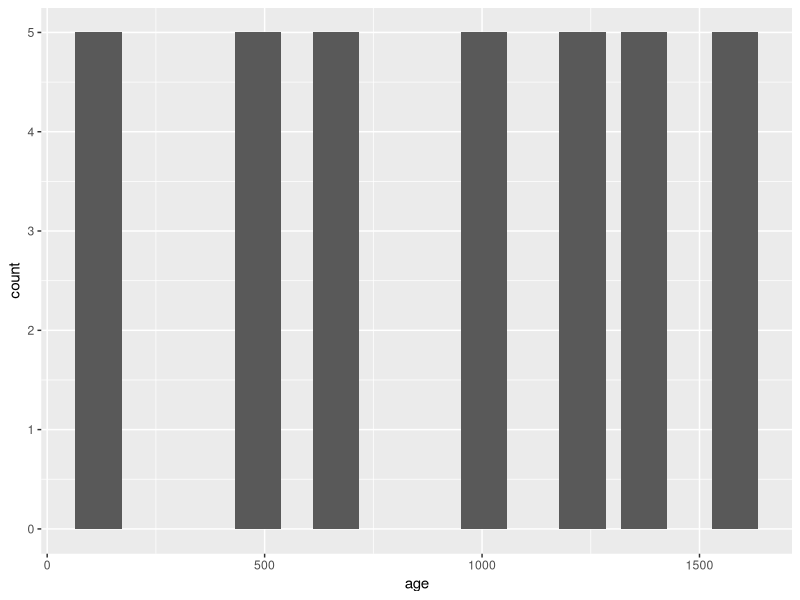
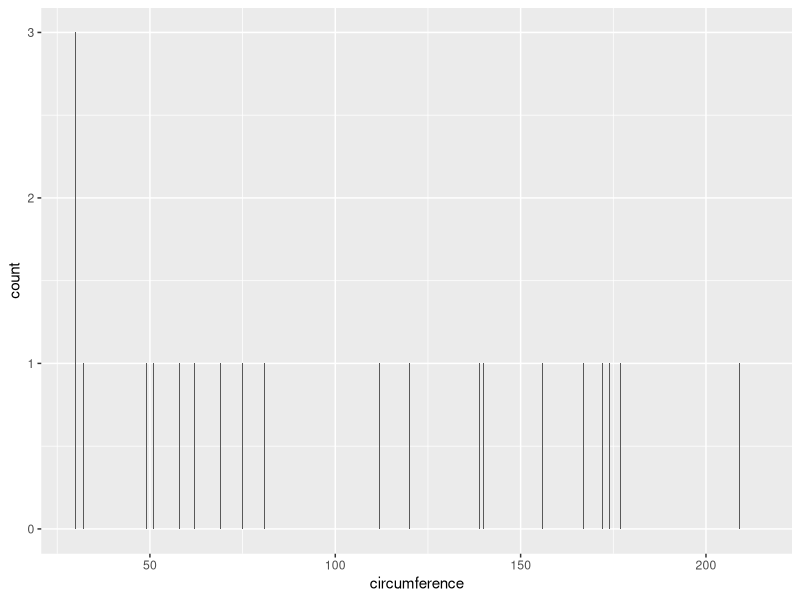
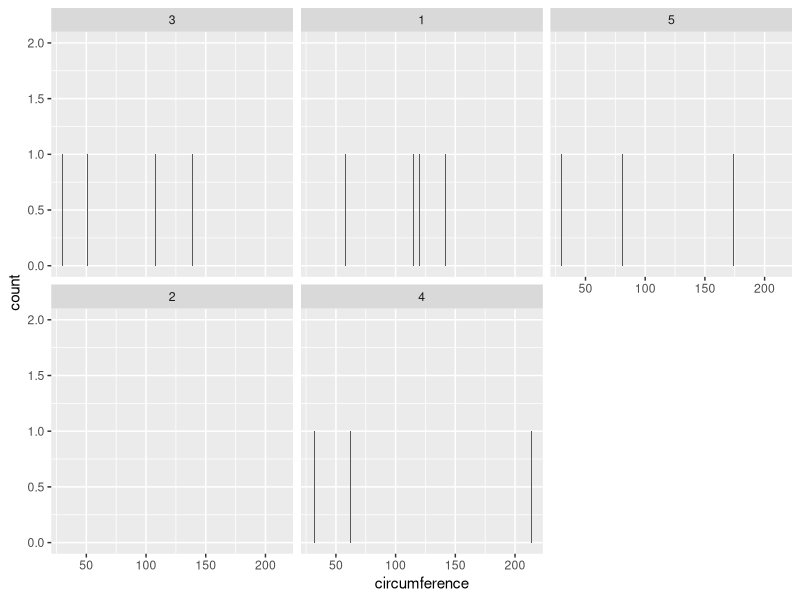
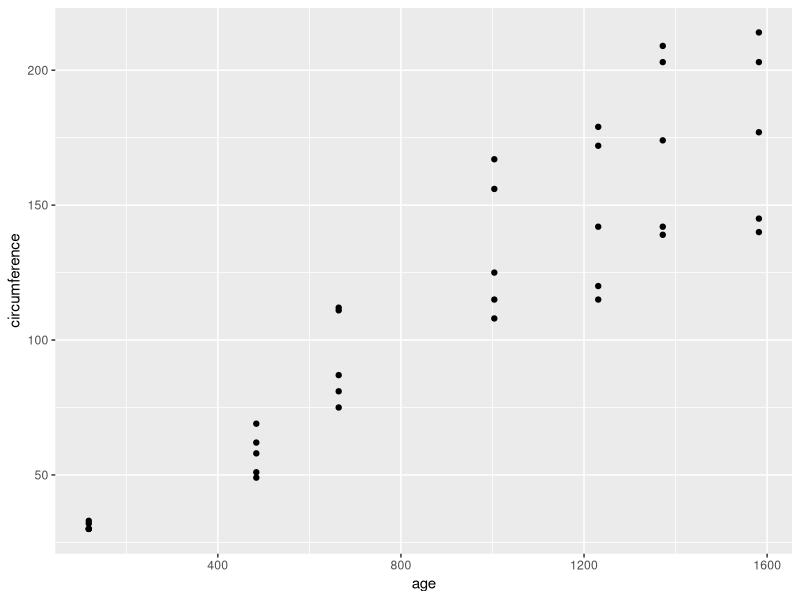
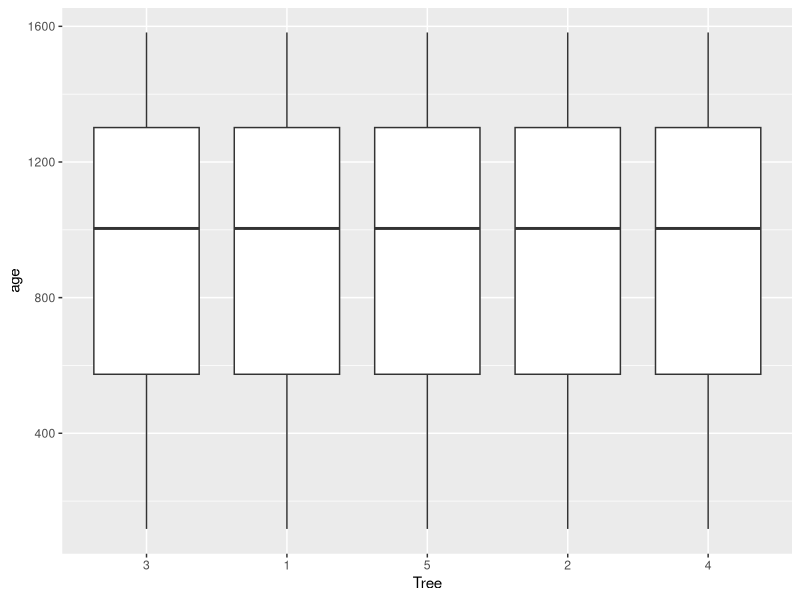

The R script that drew these images, in order:
library(tidyverse)
print(Orange)
file = data.frame(Orange)
print(file)
print(?Orange)
# Data Analysis.
print(dim(file))
print(colnames(file))
print(summary(file))
# Data Visualization.
print(ggplot(data = file) + geom_bar(mapping = aes(x = age)))
print(ggplot(data = file) + geom_histogram(mapping = aes(x = circumference), binwidth = 0.2))
print(ggplot(data = file) + geom_histogram(mapping = aes(x = circumference), binwidth = 0.3) + facet_wrap(~Tree))
#print(ggplot(data = file, mapping = aes (x = circumference, colour = cut)) + geom_freqpoly(binwidth = 0.1))
print(ggplot(data = file) + geom_point(mapping = aes(x = age, y = circumference)))
print(ggplot(data = file, mapping = aes(x = Tree, y = age)) + geom_boxplot(mapping = aes(group = cut_width(Tree, 0.2))))
